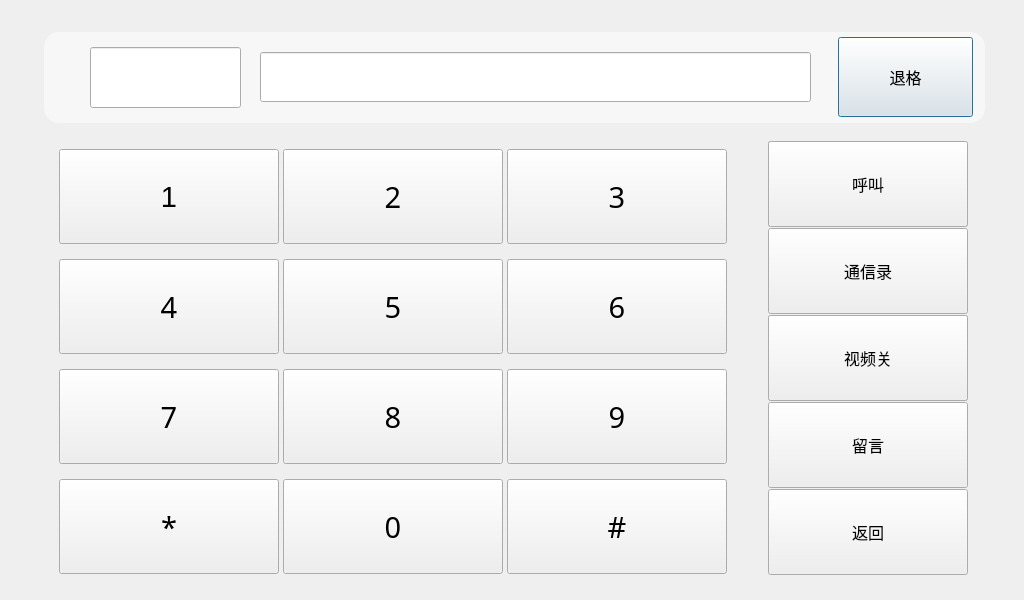
<?xml version="1.0" encoding="UTF-8"?>
<ui version="4.0">
 <class>IctDialog</class>
 <widget class="QDialog" name="IctDialog">
  <property name="geometry">
   <rect>
    <x>0</x>
    <y>0</y>
    <width>1024</width>
    <height>600</height>
   </rect>
  </property>
  <property name="windowTitle">
   <string>Dialog</string>
  </property>
  <widget class="CommonPushButton" name="pushButtonIctBack">
   <property name="geometry">
    <rect>
     <x>838</x>
     <y>37</y>
     <width>135</width>
     <height>80</height>
    </rect>
   </property>
   <property name="minimumSize">
    <size>
     <width>40</width>
     <height>40</height>
    </size>
   </property>
   <property name="font">
    <font>
     <family>AlArabiya</family>
     <pointsize>12</pointsize>
    </font>
   </property>
   <property name="text">
    <string>退格</string>
   </property>
  </widget>
  <widget class="CommonPushButton" name="pushButtonIctHangUp">
   <property name="geometry">
    <rect>
     <x>768</x>
     <y>141</y>
     <width>200</width>
     <height>86</height>
    </rect>
   </property>
   <property name="minimumSize">
    <size>
     <width>60</width>
     <height>60</height>
    </size>
   </property>
   <property name="font">
    <font>
     <family>AlArabiya</family>
     <pointsize>12</pointsize>
    </font>
   </property>
   <property name="text">
    <string>挂断</string>
   </property>
  </widget>
  <widget class="CommonPushButton" name="pushButtonIctDial">
   <property name="geometry">
    <rect>
     <x>768</x>
     <y>141</y>
     <width>200</width>
     <height>86</height>
    </rect>
   </property>
   <property name="font">
    <font>
     <family>AlArabiya</family>
     <pointsize>12</pointsize>
    </font>
   </property>
   <property name="text">
    <string>呼叫</string>
   </property>
  </widget>
  <widget class="CommonPushButton" name="pushButtonIctReturn">
   <property name="geometry">
    <rect>
     <x>768</x>
     <y>489</y>
     <width>200</width>
     <height>86</height>
    </rect>
   </property>
   <property name="font">
    <font>
     <family>AlArabiya</family>
     <pointsize>12</pointsize>
    </font>
   </property>
   <property name="text">
    <string>返回</string>
   </property>
  </widget>
  <widget class="CommonPushButton" name="pushButtonIctVideoOpen">
   <property name="geometry">
    <rect>
     <x>768</x>
     <y>315</y>
     <width>200</width>
     <height>86</height>
    </rect>
   </property>
   <property name="font">
    <font>
     <family>AlArabiya</family>
     <pointsize>12</pointsize>
    </font>
   </property>
   <property name="text">
    <string>视频开</string>
   </property>
  </widget>
  <widget class="CommonPushButton" name="pushButtonIctRecord">
   <property name="geometry">
    <rect>
     <x>768</x>
     <y>402</y>
     <width>200</width>
     <height>86</height>
    </rect>
   </property>
   <property name="font">
    <font>
     <family>AlArabiya</family>
     <pointsize>12</pointsize>
    </font>
   </property>
   <property name="text">
    <string>留言</string>
   </property>
  </widget>
  <widget class="CommonPushButton" name="pushButtonIctVideoClose">
   <property name="geometry">
    <rect>
     <x>768</x>
     <y>315</y>
     <width>200</width>
     <height>86</height>
    </rect>
   </property>
   <property name="font">
    <font>
     <family>AlArabiya</family>
     <pointsize>12</pointsize>
    </font>
   </property>
   <property name="text">
    <string>视频关</string>
   </property>
  </widget>
  <widget class="ScrollLineEdit" name="lineEditInfo">
   <property name="enabled">
    <bool>true</bool>
   </property>
   <property name="geometry">
    <rect>
     <x>90</x>
     <y>47</y>
     <width>151</width>
     <height>61</height>
    </rect>
   </property>
   <property name="font">
    <font>
     <family>AlArabiya</family>
     <pointsize>12</pointsize>
    </font>
   </property>
   <property name="mouseTracking">
    <bool>false</bool>
   </property>
   <property name="focusPolicy">
    <enum>Qt::NoFocus</enum>
   </property>
   <property name="alignment">
    <set>Qt::AlignCenter</set>
   </property>
   <property name="readOnly">
    <bool>true</bool>
   </property>
  </widget>
  <widget class="CommonPushButton" name="pushButtonIctNum2">
   <property name="geometry">
    <rect>
     <x>283</x>
     <y>149</y>
     <width>220</width>
     <height>95</height>
    </rect>
   </property>
   <property name="minimumSize">
    <size>
     <width>0</width>
     <height>0</height>
    </size>
   </property>
   <property name="maximumSize">
    <size>
     <width>1677215</width>
     <height>16777215</height>
    </size>
   </property>
   <property name="font">
    <font>
     <family>AlArabiya</family>
     <pointsize>22</pointsize>
    </font>
   </property>
   <property name="text">
    <string>2</string>
   </property>
  </widget>
  <widget class="CommonPushButton" name="pushButtonIctNum5">
   <property name="geometry">
    <rect>
     <x>283</x>
     <y>259</y>
     <width>220</width>
     <height>95</height>
    </rect>
   </property>
   <property name="minimumSize">
    <size>
     <width>0</width>
     <height>0</height>
    </size>
   </property>
   <property name="maximumSize">
    <size>
     <width>1677215</width>
     <height>16777215</height>
    </size>
   </property>
   <property name="font">
    <font>
     <family>AlArabiya</family>
     <pointsize>22</pointsize>
    </font>
   </property>
   <property name="text">
    <string>5</string>
   </property>
  </widget>
  <widget class="CommonPushButton" name="pushButtonIctNum6">
   <property name="geometry">
    <rect>
     <x>507</x>
     <y>259</y>
     <width>220</width>
     <height>95</height>
    </rect>
   </property>
   <property name="minimumSize">
    <size>
     <width>0</width>
     <height>0</height>
    </size>
   </property>
   <property name="maximumSize">
    <size>
     <width>1677215</width>
     <height>16777215</height>
    </size>
   </property>
   <property name="font">
    <font>
     <family>AlArabiya</family>
     <pointsize>22</pointsize>
    </font>
   </property>
   <property name="text">
    <string>6</string>
   </property>
  </widget>
  <widget class="CommonPushButton" name="pushButtonIctNum8">
   <property name="geometry">
    <rect>
     <x>283</x>
     <y>369</y>
     <width>220</width>
     <height>95</height>
    </rect>
   </property>
   <property name="minimumSize">
    <size>
     <width>0</width>
     <height>0</height>
    </size>
   </property>
   <property name="maximumSize">
    <size>
     <width>1677215</width>
     <height>16777215</height>
    </size>
   </property>
   <property name="font">
    <font>
     <family>AlArabiya</family>
     <pointsize>22</pointsize>
    </font>
   </property>
   <property name="text">
    <string>8</string>
   </property>
  </widget>
  <widget class="CommonPushButton" name="pushButtonIctNum7">
   <property name="geometry">
    <rect>
     <x>59</x>
     <y>369</y>
     <width>220</width>
     <height>95</height>
    </rect>
   </property>
   <property name="minimumSize">
    <size>
     <width>0</width>
     <height>0</height>
    </size>
   </property>
   <property name="maximumSize">
    <size>
     <width>1677215</width>
     <height>16777215</height>
    </size>
   </property>
   <property name="font">
    <font>
     <family>AlArabiya</family>
     <pointsize>22</pointsize>
    </font>
   </property>
   <property name="text">
    <string>7</string>
   </property>
  </widget>
  <widget class="QLineEdit" name="lineEditDisplay">
   <property name="enabled">
    <bool>true</bool>
   </property>
   <property name="geometry">
    <rect>
     <x>260</x>
     <y>52</y>
     <width>551</width>
     <height>50</height>
    </rect>
   </property>
   <property name="font">
    <font>
     <weight>50</weight>
     <italic>false</italic>
     <bold>false</bold>
    </font>
   </property>
   <property name="mouseTracking">
    <bool>false</bool>
   </property>
   <property name="focusPolicy">
    <enum>Qt::NoFocus</enum>
   </property>
   <property name="styleSheet">
    <string notr="true"/>
   </property>
   <property name="text">
    <string/>
   </property>
   <property name="maxLength">
    <number>16</number>
   </property>
   <property name="alignment">
    <set>Qt::AlignRight|Qt::AlignTrailing|Qt::AlignVCenter</set>
   </property>
   <property name="readOnly">
    <bool>true</bool>
   </property>
  </widget>
  <widget class="CommonPushButton" name="pushButtonIctNum4">
   <property name="geometry">
    <rect>
     <x>59</x>
     <y>259</y>
     <width>220</width>
     <height>95</height>
    </rect>
   </property>
   <property name="minimumSize">
    <size>
     <width>0</width>
     <height>0</height>
    </size>
   </property>
   <property name="maximumSize">
    <size>
     <width>1677215</width>
     <height>16777215</height>
    </size>
   </property>
   <property name="font">
    <font>
     <family>AlArabiya</family>
     <pointsize>22</pointsize>
    </font>
   </property>
   <property name="text">
    <string>4</string>
   </property>
  </widget>
  <widget class="CommonPushButton" name="pushButtonIctDot">
   <property name="geometry">
    <rect>
     <x>59</x>
     <y>479</y>
     <width>220</width>
     <height>95</height>
    </rect>
   </property>
   <property name="minimumSize">
    <size>
     <width>0</width>
     <height>0</height>
    </size>
   </property>
   <property name="maximumSize">
    <size>
     <width>1677215</width>
     <height>16777215</height>
    </size>
   </property>
   <property name="font">
    <font>
     <family>AlArabiya</family>
     <pointsize>22</pointsize>
    </font>
   </property>
   <property name="text">
    <string>*</string>
   </property>
  </widget>
  <widget class="CommonPushButton" name="pushButtonIctNum9">
   <property name="geometry">
    <rect>
     <x>507</x>
     <y>369</y>
     <width>220</width>
     <height>95</height>
    </rect>
   </property>
   <property name="minimumSize">
    <size>
     <width>0</width>
     <height>0</height>
    </size>
   </property>
   <property name="maximumSize">
    <size>
     <width>1677215</width>
     <height>16777215</height>
    </size>
   </property>
   <property name="font">
    <font>
     <family>AlArabiya</family>
     <pointsize>22</pointsize>
    </font>
   </property>
   <property name="text">
    <string>9</string>
   </property>
  </widget>
  <widget class="CommonPushButton" name="pushButtonIctShop">
   <property name="geometry">
    <rect>
     <x>507</x>
     <y>479</y>
     <width>220</width>
     <height>95</height>
    </rect>
   </property>
   <property name="minimumSize">
    <size>
     <width>0</width>
     <height>0</height>
    </size>
   </property>
   <property name="maximumSize">
    <size>
     <width>1677215</width>
     <height>16777215</height>
    </size>
   </property>
   <property name="font">
    <font>
     <family>AlArabiya</family>
     <pointsize>22</pointsize>
    </font>
   </property>
   <property name="text">
    <string>#</string>
   </property>
  </widget>
  <widget class="CommonPushButton" name="pushButtonIctNum1">
   <property name="geometry">
    <rect>
     <x>59</x>
     <y>149</y>
     <width>220</width>
     <height>95</height>
    </rect>
   </property>
   <property name="minimumSize">
    <size>
     <width>0</width>
     <height>0</height>
    </size>
   </property>
   <property name="maximumSize">
    <size>
     <width>1677215</width>
     <height>16777215</height>
    </size>
   </property>
   <property name="font">
    <font>
     <pointsize>22</pointsize>
     <weight>50</weight>
     <italic>false</italic>
     <bold>false</bold>
    </font>
   </property>
   <property name="text">
    <string>1</string>
   </property>
  </widget>
  <widget class="CommonPushButton" name="pushButtonIctNum3">
   <property name="geometry">
    <rect>
     <x>507</x>
     <y>149</y>
     <width>220</width>
     <height>95</height>
    </rect>
   </property>
   <property name="minimumSize">
    <size>
     <width>0</width>
     <height>0</height>
    </size>
   </property>
   <property name="maximumSize">
    <size>
     <width>1677215</width>
     <height>16777215</height>
    </size>
   </property>
   <property name="font">
    <font>
     <family>AlArabiya</family>
     <pointsize>22</pointsize>
    </font>
   </property>
   <property name="text">
    <string>3</string>
   </property>
  </widget>
  <widget class="CommonPushButton" name="pushButtonIctNum0">
   <property name="geometry">
    <rect>
     <x>283</x>
     <y>479</y>
     <width>220</width>
     <height>95</height>
    </rect>
   </property>
   <property name="minimumSize">
    <size>
     <width>0</width>
     <height>0</height>
    </size>
   </property>
   <property name="maximumSize">
    <size>
     <width>1677215</width>
     <height>16777215</height>
    </size>
   </property>
   <property name="font">
    <font>
     <family>AlArabiya</family>
     <pointsize>22</pointsize>
    </font>
   </property>
   <property name="text">
    <string>0</string>
   </property>
  </widget>
  <widget class="QFrame" name="frame">
   <property name="geometry">
    <rect>
     <x>44</x>
     <y>32</y>
     <width>941</width>
     <height>91</height>
    </rect>
   </property>
   <property name="styleSheet">
    <string notr="true">border-radius: 15px;
background-color: rgba(255, 255, 255, 128);
</string>
   </property>
   <property name="frameShape">
    <enum>QFrame::Panel</enum>
   </property>
   <property name="frameShadow">
    <enum>QFrame::Sunken</enum>
   </property>
   <zorder>pushButtonIctBack</zorder>
  </widget>
  <widget class="CommonPushButton" name="pushButtonIctAddressBook">
   <property name="geometry">
    <rect>
     <x>768</x>
     <y>228</y>
     <width>200</width>
     <height>86</height>
    </rect>
   </property>
   <property name="font">
    <font>
     <family>AlArabiya</family>
     <pointsize>12</pointsize>
    </font>
   </property>
   <property name="text">
    <string>通信录</string>
   </property>
  </widget>
  <zorder>frame</zorder>
  <zorder>pushButtonIctBack</zorder>
  <zorder>pushButtonIctHangUp</zorder>
  <zorder>pushButtonIctDial</zorder>
  <zorder>pushButtonIctReturn</zorder>
  <zorder>pushButtonIctVideoOpen</zorder>
  <zorder>pushButtonIctRecord</zorder>
  <zorder>pushButtonIctVideoClose</zorder>
  <zorder>lineEditInfo</zorder>
  <zorder>pushButtonIctNum2</zorder>
  <zorder>pushButtonIctNum5</zorder>
  <zorder>pushButtonIctNum6</zorder>
  <zorder>pushButtonIctNum8</zorder>
  <zorder>pushButtonIctNum7</zorder>
  <zorder>lineEditDisplay</zorder>
  <zorder>pushButtonIctNum4</zorder>
  <zorder>pushButtonIctDot</zorder>
  <zorder>pushButtonIctNum9</zorder>
  <zorder>pushButtonIctShop</zorder>
  <zorder>pushButtonIctNum1</zorder>
  <zorder>pushButtonIctNum3</zorder>
  <zorder>pushButtonIctNum0</zorder>
  <zorder>pushButtonIctAddressBook</zorder>
 </widget>
 <customwidgets>
  <customwidget>
   <class>CommonPushButton</class>
   <extends>QPushButton</extends>
   <header>commonpushbutton.h</header>
  </customwidget>
  <customwidget>
   <class>ScrollLineEdit</class>
   <extends>QLineEdit</extends>
   <header>scrolllineedit.h</header>
  </customwidget>
 </customwidgets>
 <tabstops>
  <tabstop>pushButtonIctNum1</tabstop>
  <tabstop>pushButtonIctNum2</tabstop>
  <tabstop>pushButtonIctNum3</tabstop>
  <tabstop>pushButtonIctNum4</tabstop>
  <tabstop>pushButtonIctNum5</tabstop>
  <tabstop>pushButtonIctNum6</tabstop>
  <tabstop>pushButtonIctNum7</tabstop>
  <tabstop>pushButtonIctNum8</tabstop>
  <tabstop>pushButtonIctNum9</tabstop>
  <tabstop>pushButtonIctDot</tabstop>
  <tabstop>pushButtonIctNum0</tabstop>
  <tabstop>pushButtonIctShop</tabstop>
  <tabstop>pushButtonIctBack</tabstop>
  <tabstop>pushButtonIctHangUp</tabstop>
  <tabstop>pushButtonIctDial</tabstop>
  <tabstop>pushButtonIctAddressBook</tabstop>
  <tabstop>pushButtonIctVideoOpen</tabstop>
  <tabstop>pushButtonIctVideoClose</tabstop>
  <tabstop>pushButtonIctRecord</tabstop>
  <tabstop>pushButtonIctReturn</tabstop>
 </tabstops>
 <resources/>
 <connections/>
</ui>
